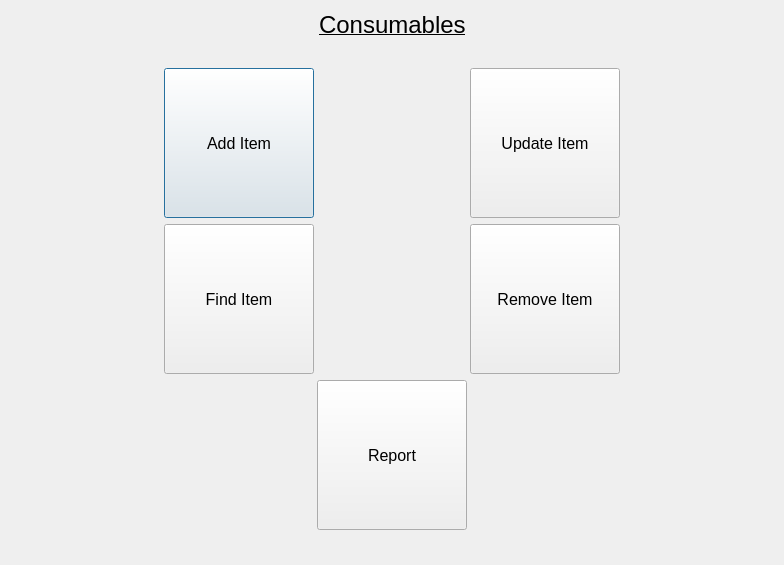
<?xml version="1.0" encoding="UTF-8"?>
<ui version="4.0">
 <class>Consumables</class>
 <widget class="QDialog" name="Consumables">
  <property name="geometry">
   <rect>
    <x>0</x>
    <y>0</y>
    <width>784</width>
    <height>565</height>
   </rect>
  </property>
  <property name="windowTitle">
   <string>Consumables</string>
  </property>
  <layout class="QVBoxLayout" name="verticalLayout">
   <item>
    <layout class="QHBoxLayout" name="horizontalLayout_2">
     <item>
      <spacer name="horizontalSpacer_8">
       <property name="orientation">
        <enum>Qt::Horizontal</enum>
       </property>
       <property name="sizeHint" stdset="0">
        <size>
         <width>40</width>
         <height>20</height>
        </size>
       </property>
      </spacer>
     </item>
     <item>
      <widget class="QLabel" name="labelConsumables">
       <property name="sizePolicy">
        <sizepolicy hsizetype="Fixed" vsizetype="Fixed">
         <horstretch>0</horstretch>
         <verstretch>0</verstretch>
        </sizepolicy>
       </property>
       <property name="font">
        <font>
         <pointsize>18</pointsize>
         <underline>true</underline>
        </font>
       </property>
       <property name="text">
        <string>Consumables</string>
       </property>
      </widget>
     </item>
     <item>
      <spacer name="horizontalSpacer_9">
       <property name="orientation">
        <enum>Qt::Horizontal</enum>
       </property>
       <property name="sizeHint" stdset="0">
        <size>
         <width>40</width>
         <height>20</height>
        </size>
       </property>
      </spacer>
     </item>
    </layout>
   </item>
   <item>
    <spacer name="verticalSpacer_2">
     <property name="orientation">
      <enum>Qt::Vertical</enum>
     </property>
     <property name="sizeType">
      <enum>QSizePolicy::Preferred</enum>
     </property>
     <property name="sizeHint" stdset="0">
      <size>
       <width>20</width>
       <height>40</height>
      </size>
     </property>
    </spacer>
   </item>
   <item>
    <layout class="QHBoxLayout" name="horizontalLayout">
     <item>
      <spacer name="horizontalSpacer_6">
       <property name="orientation">
        <enum>Qt::Horizontal</enum>
       </property>
       <property name="sizeHint" stdset="0">
        <size>
         <width>40</width>
         <height>20</height>
        </size>
       </property>
      </spacer>
     </item>
     <item>
      <layout class="QGridLayout" name="gridLayout_4">
       <item row="0" column="0">
        <widget class="QPushButton" name="pushButtonCAdd">
         <property name="sizePolicy">
          <sizepolicy hsizetype="Fixed" vsizetype="Fixed">
           <horstretch>0</horstretch>
           <verstretch>0</verstretch>
          </sizepolicy>
         </property>
         <property name="minimumSize">
          <size>
           <width>150</width>
           <height>150</height>
          </size>
         </property>
         <property name="font">
          <font>
           <pointsize>12</pointsize>
          </font>
         </property>
         <property name="text">
          <string>Add Item</string>
         </property>
        </widget>
       </item>
       <item row="1" column="2">
        <widget class="QPushButton" name="pushButtonCRemove">
         <property name="sizePolicy">
          <sizepolicy hsizetype="Fixed" vsizetype="Fixed">
           <horstretch>0</horstretch>
           <verstretch>0</verstretch>
          </sizepolicy>
         </property>
         <property name="minimumSize">
          <size>
           <width>150</width>
           <height>150</height>
          </size>
         </property>
         <property name="font">
          <font>
           <pointsize>12</pointsize>
          </font>
         </property>
         <property name="text">
          <string>Remove Item</string>
         </property>
        </widget>
       </item>
       <item row="0" column="2">
        <widget class="QPushButton" name="pushButtonCUpdate">
         <property name="sizePolicy">
          <sizepolicy hsizetype="Fixed" vsizetype="Fixed">
           <horstretch>0</horstretch>
           <verstretch>0</verstretch>
          </sizepolicy>
         </property>
         <property name="minimumSize">
          <size>
           <width>150</width>
           <height>150</height>
          </size>
         </property>
         <property name="font">
          <font>
           <pointsize>12</pointsize>
          </font>
         </property>
         <property name="text">
          <string>Update Item</string>
         </property>
        </widget>
       </item>
       <item row="1" column="0">
        <widget class="QPushButton" name="pushButtonCFind">
         <property name="sizePolicy">
          <sizepolicy hsizetype="Fixed" vsizetype="Fixed">
           <horstretch>0</horstretch>
           <verstretch>0</verstretch>
          </sizepolicy>
         </property>
         <property name="minimumSize">
          <size>
           <width>150</width>
           <height>150</height>
          </size>
         </property>
         <property name="font">
          <font>
           <pointsize>12</pointsize>
          </font>
         </property>
         <property name="text">
          <string>Find Item</string>
         </property>
        </widget>
       </item>
       <item row="0" column="1">
        <spacer name="horizontalSpacer_12">
         <property name="orientation">
          <enum>Qt::Horizontal</enum>
         </property>
         <property name="sizeType">
          <enum>QSizePolicy::Fixed</enum>
         </property>
         <property name="sizeHint" stdset="0">
          <size>
           <width>150</width>
           <height>20</height>
          </size>
         </property>
        </spacer>
       </item>
      </layout>
     </item>
     <item>
      <spacer name="horizontalSpacer_7">
       <property name="orientation">
        <enum>Qt::Horizontal</enum>
       </property>
       <property name="sizeHint" stdset="0">
        <size>
         <width>40</width>
         <height>20</height>
        </size>
       </property>
      </spacer>
     </item>
    </layout>
   </item>
   <item>
    <layout class="QHBoxLayout" name="horizontalLayout_3">
     <item>
      <spacer name="horizontalSpacer_10">
       <property name="orientation">
        <enum>Qt::Horizontal</enum>
       </property>
       <property name="sizeHint" stdset="0">
        <size>
         <width>40</width>
         <height>20</height>
        </size>
       </property>
      </spacer>
     </item>
     <item>
      <widget class="QPushButton" name="pushButtonCReport">
       <property name="sizePolicy">
        <sizepolicy hsizetype="Fixed" vsizetype="Fixed">
         <horstretch>0</horstretch>
         <verstretch>0</verstretch>
        </sizepolicy>
       </property>
       <property name="minimumSize">
        <size>
         <width>150</width>
         <height>150</height>
        </size>
       </property>
       <property name="font">
        <font>
         <pointsize>12</pointsize>
        </font>
       </property>
       <property name="text">
        <string>Report</string>
       </property>
      </widget>
     </item>
     <item>
      <spacer name="horizontalSpacer_11">
       <property name="orientation">
        <enum>Qt::Horizontal</enum>
       </property>
       <property name="sizeHint" stdset="0">
        <size>
         <width>40</width>
         <height>20</height>
        </size>
       </property>
      </spacer>
     </item>
    </layout>
   </item>
   <item>
    <spacer name="verticalSpacer">
     <property name="orientation">
      <enum>Qt::Vertical</enum>
     </property>
     <property name="sizeType">
      <enum>QSizePolicy::Preferred</enum>
     </property>
     <property name="sizeHint" stdset="0">
      <size>
       <width>20</width>
       <height>40</height>
      </size>
     </property>
    </spacer>
   </item>
  </layout>
 </widget>
 <resources/>
 <connections/>
</ui>
